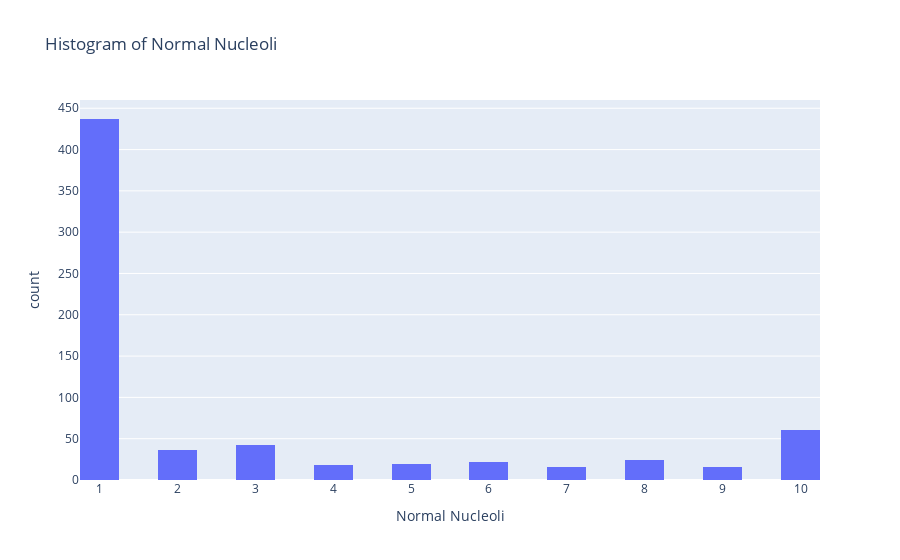

Write notebook code for a chart like this one.
### Code cell
# Draw histogram of the column 'Normal Nucleoli' using plotly express
fig = px.histogram(df, x='Normal Nucleoli', nbins=20, title='Histogram of Normal Nucleoli')
fig.show()

### Figure 1 — Plotly figure (JSON) as saved in the notebook; plotly's stock layout.template omitted (floating-point values rounded to 4 significant figures; data arrays with more than 128 entries replaced by an {"elided": "..."} marker saying what was removed)
{"data": [{"alignmentgroup": "True", "bingroup": "x", "hovertemplate": "Normal Nucleoli=%{x}<br>count=%{y}<extra></extra>", "legendgroup": "", "marker": {"color": "#636efa", "pattern": {"shape": ""}}, "name": "", "nbinsx": 20, "offsetgroup": "", "orientation": "v", "showlegend": false, "type": "histogram", "x": {"elided": "691 int values"}, "xaxis": "x", "yaxis": "y"}], "layout": {"barmode": "relative", "legend": {"tracegroupgap": 0}, "title": {"text": "Histogram of Normal Nucleoli"}, "xaxis": {"anchor": "y", "domain": [0, 1], "title": {"text": "Normal Nucleoli"}}, "yaxis": {"anchor": "x", "domain": [0, 1], "title": {"text": "count"}}}}
